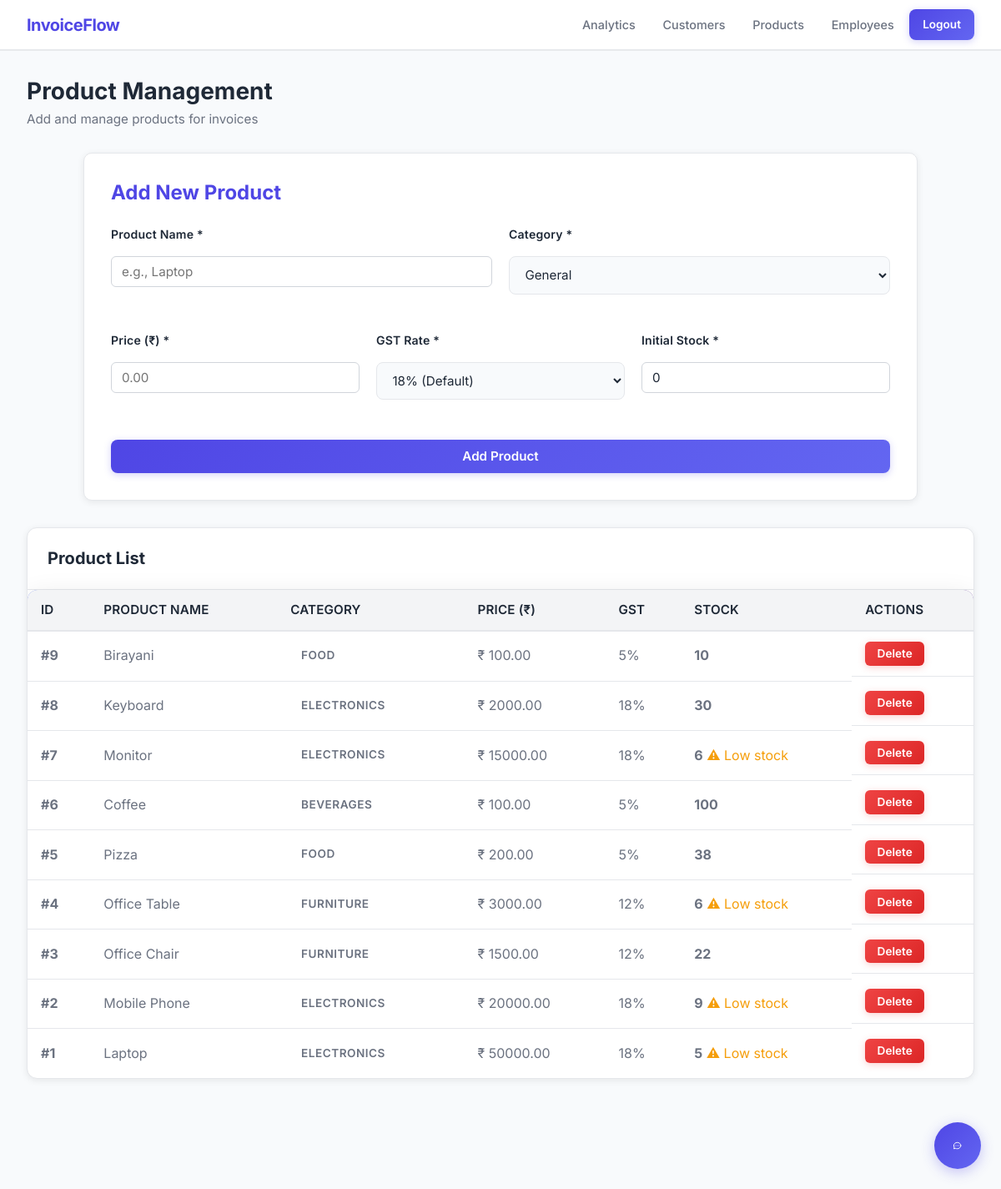
Screenshot of /admin/products (signed in) with the database file from the repository.
### tables this page shows
CREATE TABLE products (
            id INTEGER PRIMARY KEY AUTOINCREMENT,
            name TEXT NOT NULL UNIQUE,
            category TEXT DEFAULT 'General',
            price REAL NOT NULL,
            gst REAL NOT NULL DEFAULT 0.18,
            stock INTEGER DEFAULT 0,
            created_date TEXT NOT NULL
        );

### admin_routes.py (the view, shortened to what this page needs)
@admin_bp.route('/admin/products', methods=['GET', 'POST'])
@app.require_role('admin')
def admin_products():
    conn = app.get_db_connection()
    products = conn.execute('SELECT * FROM products ORDER BY id DESC').fetchall()
    conn.close()
    return render_template('admin/products.html', products=products)

### app.py (called while the page is built, shortened)
def get_db_connection():
    connection = sqlite3.connect(DATABASE)
    connection.row_factory = sqlite3.Row
    return connection

def require_role(*roles):
    def decorator(f):
        @wraps(f)
        def decorated_function(*args, **kwargs):
            user_role = session.get('role')
            return f(*args, **kwargs)
        return decorated_function
    return decorator

### templates/admin/products.html (shortened to what this page needs)
{% extends "base.html" %}
{% block content %}
<div class="dashboard-header">
    <h1>Product Management</h1>
    <p>Add and manage products for invoices</p>
</div>
<div class="form-container">
    <h2>Add New Product</h2>
    <form method="POST">
        <div class="form-row two-col">
            <div class="form-group">
                <label for="product_name">Product Name *</label>
                <input type="text" id="product_name" name="product_name" placeholder="e.g., Laptop" required>
            </div>
            <div class="form-group">
                <label for="product_category">Category *</label>
                <select id="product_category" name="product_category" required>
                    <option value="General" selected>General</option>
                </select>
            </div>
        </div>
        <div class="form-row three-col">
            <div class="form-group">
                <label for="product_price">Price (₹) *</label>
                <input type="number" id="product_price" name="product_price" min="0" step="0.01" placeholder="0.00"
                    required>
            </div>
            <div class="form-group">
                <label for="product_gst">GST Rate *</label>
                <select id="product_gst" name="product_gst" required>
                    <option value="0.18" selected>18% (Default)</option>
                </select>
            </div>
            <div class="form-group">
                <label for="product_stock">Initial Stock *</label>
                <input type="number" id="product_stock" name="product_stock" min="0" placeholder="0" value="0" required>
            </div>
        </div>
        <div class="form-actions">
            <button type="submit" class="button">Add Product</button>
        </div>
    </form>
</div>
<div class="table-container">
    <div class="table-header">
        <h2>Product List</h2>
    </div>
    {% if products %}
    <table>
        <thead>
            <tr>
                <th>ID</th>
                <th>Product Name</th>
                <th>Category</th>
                <th>Price (₹)</th>
                <th>GST</th>
                <th>Stock</th>
                <th>Actions</th>
            </tr>
        </thead>
        <tbody>
            {% for product in products %}
            <tr>
                <td><strong>#{{ product['id'] }}</strong></td>
                <td>{{ product['name'] }}</td>
                <td><span class="badge">{{ product['category'] or 'General' }}</span></td>
                <td>₹ {{ "%.2f"|format(product['price']) }}</td>
                <td>{{ "%.0f"|format(product['gst'] * 100) if product['gst'] else 18 }}%</td>
                <td>
                    <strong>{{ product['stock'] or 0 }}</strong>
                    {% if (product['stock'] or 0) == 0 %}
                    <span style="color: #ef4444;">● Out of stock</span>
                    {% elif (product['stock'] or 0) < 10 %} <span style="color: #f59e0b;">⚠ Low stock</span>
                        {% endif %}
                </td>
                <td class="table-actions">
                    <form method="POST" action="{{ url_for('admin.delete_product', product_id=product['id']) }}"
                        style="display:inline;">
                        <button type="submit" class="button danger mini"
                            onclick="return confirm('Are you sure?')">Delete</button>
                    </form>
                </td>
            </tr>
            {% endfor %}
        </tbody>
    </table>
    {% else %}
    <div style="padding: 2rem; text-align: center; color: var(--text-secondary);">
        <p>No products yet. Add your first product above.</p>
    </div>
    {% endif %}
</div>
{% endblock %}

### templates/base.html (shortened to what this page needs)
<!DOCTYPE html>
<html lang="en">
<head>
    <link rel="stylesheet" href="{{ url_for('static', filename='style.css') }}?v=6">
</head>
<body>
    <header class="topbar">
        <div class="brand">InvoiceFlow</div>
        <nav>
            {% if session.get('username') %}
                {% if session.get('role') == 'admin' %}
                    <a href="{{ url_for('admin.admin_dashboard') }}">Analytics</a>
                    <a href="{{ url_for('admin.admin_customers') }}">Customers</a>
                    <a href="{{ url_for('admin.admin_products') }}">Products</a>
                    <a href="{{ url_for('admin.admin_employees') }}">Employees</a>
                    <a href="{{ url_for('logout') }}" class="button mini">Logout</a>
                {% elif session.get('role') == 'user' %}
                    <a href="{{ url_for('create_invoice') }}">Create Invoice</a>
                    <a href="{{ url_for('user_customers') }}">Customers</a>
                    <a href="{{ url_for('logout') }}" class="button mini">Logout</a>
                {% elif session.get('role') == 'customer' %}
                    <a href="{{ url_for('customer_dashboard') }}">My Invoices</a>
                    <a href="{{ url_for('logout') }}" class="button mini">Logout</a>
                {% endif %}
            {% else %}
                <a href="{{ url_for('home') }}">Home</a>
                <a href="{{ url_for('admin_login') }}">Admin Login</a>
                <a href="{{ url_for('user_login') }}">Employee Login</a>
                <a href="{{ url_for('customer_login') }}">Customer Login</a>
                <a href="{{ url_for('customer_register') }}">Customer Register</a>
            {% endif %}
        </nav>
    </header>
    {% if request.endpoint and request.endpoint.endswith('_login') or request.endpoint == 'customer_register' %}
    <main class="login-main">
    {% else %}
    <main class="page-shell">
    {% endif %}
        {% block content %}{% endblock %}
    </main>
    <button class="chat-trigger-btn" id="chatTriggerBtn" title="Ask AI Assistant">
    </button>
</body>
</html>

### rows the page displays
products: id "9", name "Birayani", category "FOOD", price "100.00", gst "5", stock "10"
products: id "8", name "Keyboard", category "ELECTRONICS", price "2000.00", gst "18", stock "30"
products: id "7", name "Monitor", category "ELECTRONICS", price "15000.00", gst "18", stock "6", shows "⚠ Low stock"
products: id "6", name "Coffee", category "BEVERAGES", price "100.00", gst "5", stock "100"
products: id "5", name "Pizza", category "FOOD", price "200.00", gst "5", stock "38"
products: id "4", name "Office Table", category "FURNITURE", price "3000.00", gst "12", stock "6", shows "⚠ Low stock"
products: id "3", name "Office Chair", category "FURNITURE", price "1500.00", gst "12", stock "22"
products: id "2", name "Mobile Phone", category "ELECTRONICS", price "20000.00", gst "18", stock "9", shows "⚠ Low stock"
products: id "1", name "Laptop", category "ELECTRONICS", price "50000.00", gst "18", stock "5", shows "⚠ Low stock"
